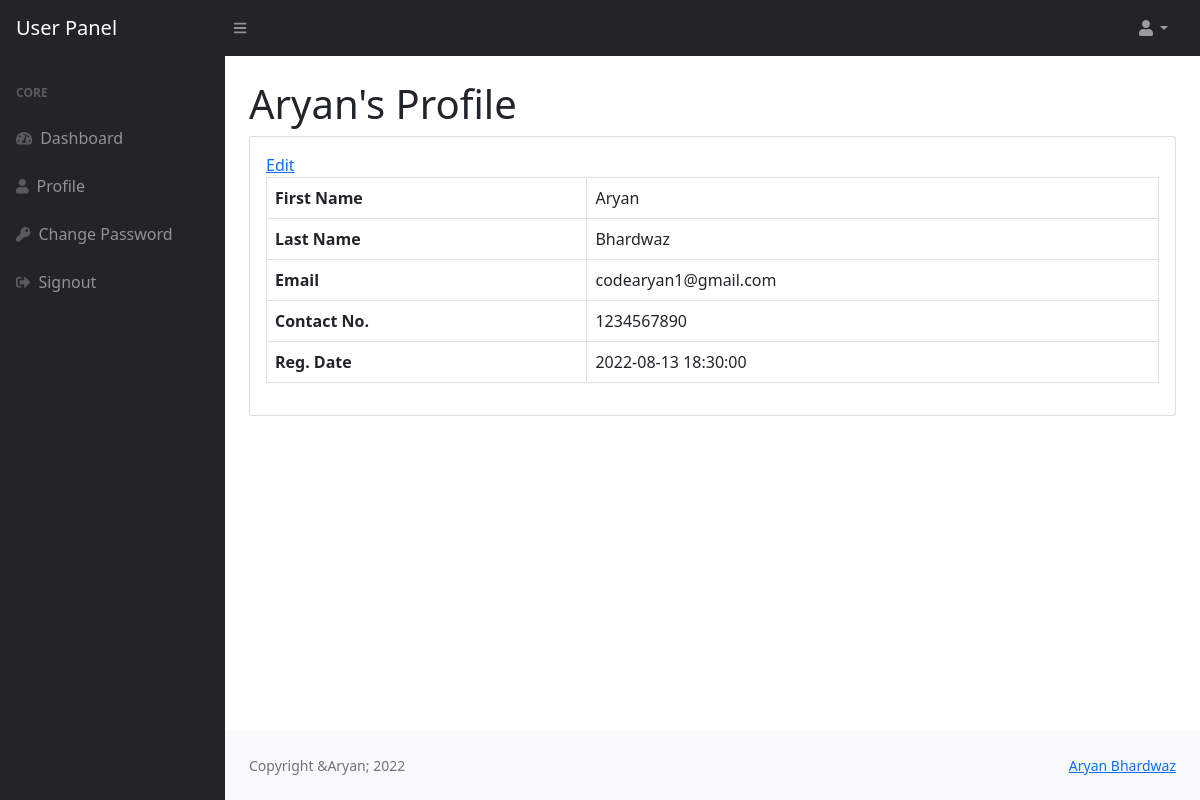
Screenshot of /profile.php (signed in) with the database file from the repository.
### tables this page shows
CREATE TABLE `users` (
  `id` int(11) NOT NULL,
  `fname` varchar(255) DEFAULT NULL,
  `lname` varchar(255) DEFAULT NULL,
  `email` varchar(255) DEFAULT NULL,
  `password` varchar(300) DEFAULT NULL,
  `contactno` varchar(11) DEFAULT NULL,
  `posting_date` timestamp NOT NULL DEFAULT current_timestamp()
);

### profile.php (the view, shortened to what this page needs)
<?php session_start();
include_once('includes/config.php');
if (strlen($_SESSION['id']==0)) {
  header('location:logout.php');
  } else{
?>
<!DOCTYPE html>
<html lang="en">
    <head>
        <link href="https://cdn.jsdelivr.net/npm/simple-datatables@latest/dist/style.css" rel="stylesheet" />
        <link href="css/styles.css" rel="stylesheet" />
    </head>
    <body class="sb-nav-fixed">
      <?php include_once('includes/navbar.php');?>
        <div id="layoutSidenav">
          <?php include_once('includes/sidebar.php');?>
            <div id="layoutSidenav_content">
                <main>
                    <div class="container-fluid px-4">
<?php
$userid=$_SESSION['id'];
$query=mysqli_query($con,"select * from users where id='$userid'");
while($result=mysqli_fetch_array($query))
{?>
                        <h1 class="mt-4"><?php echo $result['fname'];?>'s Profile</h1>
                        <div class="card mb-4">
                            <div class="card-body">
                                <a href="edit-profile.php">Edit</a>
                                <table class="table table-bordered">
                                   <tr>
                                    <th>First Name</th>
                                       <td><?php echo $result['fname'];?></td>
                                   </tr>
                                   <tr>
                                       <th>Last Name</th>
                                       <td><?php echo $result['lname'];?></td>
                                   </tr>
                                   <tr>
                                       <th>Email</th>
                                       <td colspan="3"><?php echo $result['email'];?></td>
                                   </tr>
                                     <tr>
                                       <th>Contact No.</th>
                                       <td colspan="3"><?php echo $result['contactno'];?></td>
                                   </tr>
                                        <tr>
                                       <th>Reg. Date</th>
                                       <td colspan="3"><?php echo $result['posting_date'];?></td>
                                   </tr>
                                </table>
                            </div>
                        </div>
<?php } ?>
                    </div>
                </main>
          <?php include('includes/footer.php');?>
            </div>
        </div>
    </body>
</html>
<?php } ?>

### rows the page displays
users: fname "Aryan", lname "Bhardwaz", email "codearyan1@gmail.com", contactno "1234567890", posting_date "2022-08-13 18:30:00"
